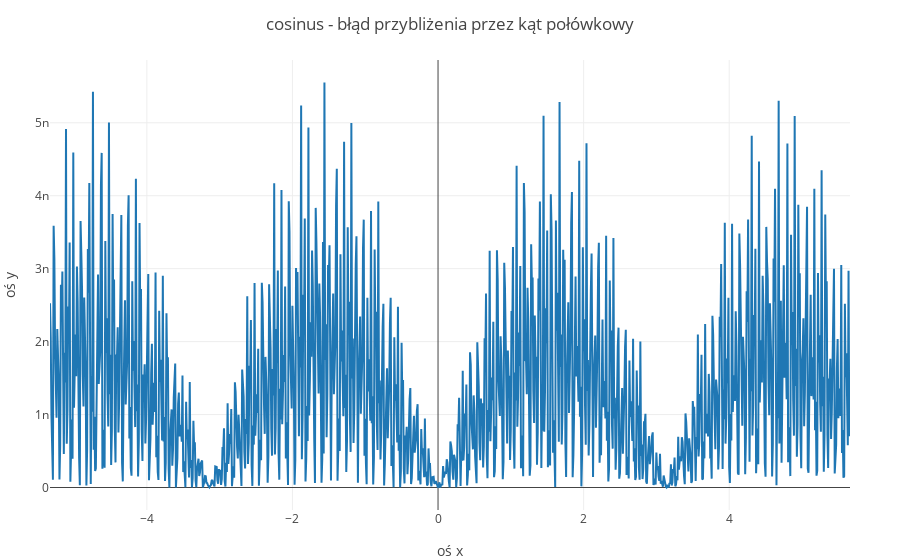

Here is the notebook cell this chart was saved with:
### Code cell
H  = zeros(1100,2)
for i in 1:1:1100
        k = i*0.01-1.7*pi
    H[i,1] = k
    H[i,2] = abs((cos(k)-my_half(k,50)[1]))#/sin(i*0.01-pi))
end

p44 = plot(H[:,1],H[:,2],leg=false, Layout( title="cosinus - błąd przybliżenia przez kąt połówkowy", 
            xaxis=attr(title="oś x"),
            yaxis=attr(title="oś y")
        )) 

p44

### Figure 1 — Plotly figure (JSON) as saved in the notebook; plotly's stock layout.template omitted (floating-point values rounded to 4 significant figures; data arrays with more than 128 entries replaced by an {"elided": "..."} marker saying what was removed)
{"data": [{"leg": false, "type": "scatter", "x": {"elided": "1100 float values"}, "y": {"elided": "1100 float values"}}], "layout": {"margin": {"b": 50, "l": 50, "r": 50, "t": 60}, "title": "cosinus - błąd przybliżenia przez kąt połówkowy", "xaxis": {"title": "oś x"}, "yaxis": {"title": "oś y"}}}
